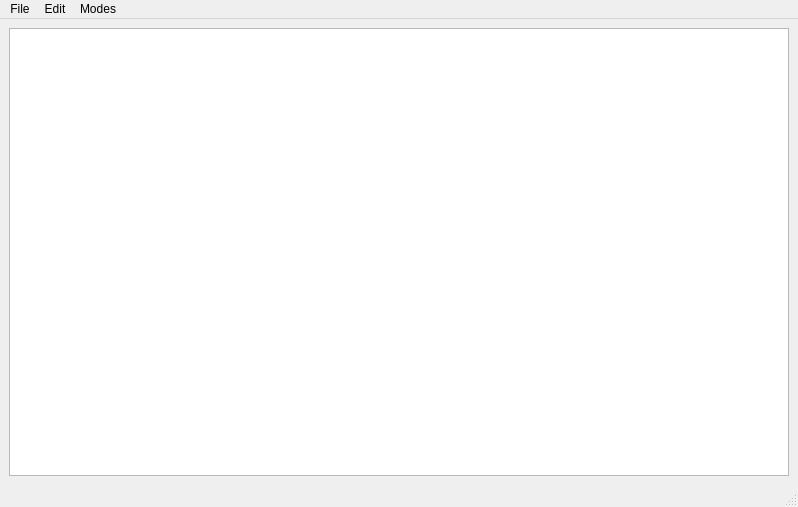
<?xml version="1.0" encoding="UTF-8"?>
<ui version="4.0">
 <class>MainWindow</class>
 <widget class="QMainWindow" name="MainWindow">
  <property name="geometry">
   <rect>
    <x>0</x>
    <y>0</y>
    <width>798</width>
    <height>507</height>
   </rect>
  </property>
  <property name="acceptDrops">
   <bool>true</bool>
  </property>
  <property name="windowTitle">
   <string>MainWindow</string>
  </property>
  <property name="documentMode">
   <bool>false</bool>
  </property>
  <property name="dockNestingEnabled">
   <bool>true</bool>
  </property>
  <widget class="QWidget" name="centralwidget">
   <layout class="QVBoxLayout" name="verticalLayout">
    <item>
     <widget class="QSplitter" name="splitter">
      <property name="orientation">
       <enum>Qt::Vertical</enum>
      </property>
      <widget class="QTableWidget" name="tableWidget">
       <property name="autoFillBackground">
        <bool>true</bool>
       </property>
       <property name="alternatingRowColors">
        <bool>true</bool>
       </property>
       <property name="selectionBehavior">
        <enum>QAbstractItemView::SelectRows</enum>
       </property>
       <property name="sortingEnabled">
        <bool>false</bool>
       </property>
      </widget>
     </widget>
    </item>
   </layout>
  </widget>
  <widget class="QStatusBar" name="statusbar"/>
  <widget class="QMenuBar" name="menuBar">
   <property name="geometry">
    <rect>
     <x>0</x>
     <y>0</y>
     <width>798</width>
     <height>23</height>
    </rect>
   </property>
   <widget class="QMenu" name="menuFile">
    <property name="title">
     <string>File</string>
    </property>
    <addaction name="actionPick_a_Pcap_File"/>
    <addaction name="actionClear"/>
    <addaction name="actionExit"/>
   </widget>
   <widget class="QMenu" name="menuEdit">
    <property name="title">
     <string>Edit</string>
    </property>
    <widget class="QMenu" name="menuPlay">
     <property name="title">
      <string>Play</string>
     </property>
     <addaction name="actionPlay_2"/>
     <addaction name="actionStop"/>
    </widget>
    <addaction name="actionPlot_Selected_Stream"/>
    <addaction name="actionExport_Selected_Line"/>
    <addaction name="menuPlay"/>
   </widget>
   <widget class="QMenu" name="menuModes">
    <property name="title">
     <string>Modes</string>
    </property>
    <widget class="QMenu" name="menuDebug_Mode">
     <property name="title">
      <string>Debug Mode</string>
     </property>
     <addaction name="actionDebug"/>
     <addaction name="actionInfo"/>
     <addaction name="separator"/>
    </widget>
    <widget class="QMenu" name="menuParse_Mode">
     <property name="title">
      <string>Parse Mode</string>
     </property>
     <addaction name="actionIPS_original"/>
     <addaction name="actionOptimised"/>
    </widget>
    <addaction name="menuDebug_Mode"/>
    <addaction name="menuParse_Mode"/>
    <addaction name="separator"/>
    <addaction name="actionFast_Decode"/>
   </widget>
   <addaction name="menuFile"/>
   <addaction name="menuEdit"/>
   <addaction name="menuModes"/>
  </widget>
  <action name="actionPick_a_Pcap_File">
   <property name="text">
    <string>Pick a Pcap File</string>
   </property>
   <property name="shortcut">
    <string>F4</string>
   </property>
  </action>
  <action name="actionExport_Selected_Line">
   <property name="text">
    <string>Export</string>
   </property>
   <property name="shortcut">
    <string>F6</string>
   </property>
  </action>
  <action name="actionExit">
   <property name="text">
    <string>Exit</string>
   </property>
  </action>
  <action name="actionPlot_Selected_Stream">
   <property name="text">
    <string>Plot</string>
   </property>
   <property name="shortcut">
    <string>F5</string>
   </property>
  </action>
  <action name="actionPlay_2">
   <property name="text">
    <string>Play/Pause/Resume</string>
   </property>
   <property name="shortcut">
    <string>Space</string>
   </property>
  </action>
  <action name="actionStop">
   <property name="text">
    <string>Stop</string>
   </property>
   <property name="shortcut">
    <string>F9</string>
   </property>
  </action>
  <action name="actionDebug">
   <property name="checkable">
    <bool>true</bool>
   </property>
   <property name="text">
    <string>Debug</string>
   </property>
  </action>
  <action name="actionInfo">
   <property name="checkable">
    <bool>true</bool>
   </property>
   <property name="checked">
    <bool>true</bool>
   </property>
   <property name="text">
    <string>Info</string>
   </property>
  </action>
  <action name="actionIPS_original">
   <property name="checkable">
    <bool>true</bool>
   </property>
   <property name="checked">
    <bool>false</bool>
   </property>
   <property name="enabled">
    <bool>false</bool>
   </property>
   <property name="text">
    <string>IPS original</string>
   </property>
  </action>
  <action name="actionOptimised">
   <property name="checkable">
    <bool>true</bool>
   </property>
   <property name="checked">
    <bool>true</bool>
   </property>
   <property name="enabled">
    <bool>true</bool>
   </property>
   <property name="text">
    <string>optimised</string>
   </property>
   <property name="toolTip">
    <string>packet will be sorted and unique after parsing, silent gap will be filled precisely when decoding</string>
   </property>
  </action>
  <action name="actionFast_Decode">
   <property name="checkable">
    <bool>true</bool>
   </property>
   <property name="enabled">
    <bool>false</bool>
   </property>
   <property name="text">
    <string>Fast Decode</string>
   </property>
  </action>
  <action name="actionClear">
   <property name="text">
    <string>Clear</string>
   </property>
   <property name="shortcut">
    <string>F8</string>
   </property>
  </action>
 </widget>
 <resources/>
 <connections/>
</ui>
